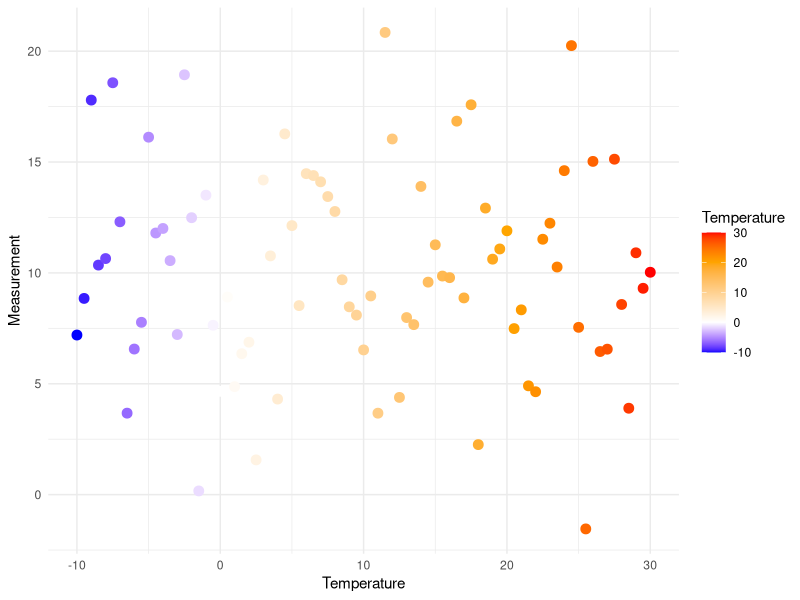

Write the R code that produced this figure.

# stats

# library(tidyverse)
# d <- ggplot(mtcars, aes(cyl, mpg)) + geom_point()
# d + stat_summary(fun.data = "mean_cl_boot", colour = "red", linewidth = 2, size = 3)

# # You can supply individual functions to summarise the value at each x:
# d + stat_summary(fun = "median", colour = "red", size = 2, geom = "point")
# # d + stat_summary(fun = "mean", colour = "red", size = 2, geom = "point")
# # d + aes(colour = factor(vs)) + stat_summary(fun = mean, geom="line")

# Orientation follows the discrete axis
# ggplot(mtcars, aes(mpg, factor(cyl))) +
#   geom_point() +
#   stat_summary(fun.data = "mean_cl_boot", colour = "red", linewidth = 2, size = 3)

# library(tidyverse)
# ggplot(mtcars, aes(cyl, mpg)) +
#   geom_point() +
#   stat_summary(fun = "mean", color = "#007c7c", size = 4, geom = "point") +
#   theme_minimal()

# library(tidyverse)
# ggplot(mtcars, aes(cyl)) +
#   stat_bin(bins = 3, geom = "bar") +
#   theme_minimal()

# library(tidyverse)
# library(patchwork)
# p1 <- ggplot(diamonds, aes(x = carat)) +
#   scale_x_continuous(limits = c(0, 3)) +
#   stat_bin(aes(y = after_stat(density)), binwidth = .1, geom = "point") +
#   theme_minimal()

# p2 <- ggplot(diamonds, aes(x = carat)) +
#   stat_bin(aes(y = after_stat(density)), binwidth = .1, geom = "point", color = "red") +
#   scale_x_continuous(limits = c(0, 3)) +
#   theme_minimal()

# p1 / p2

# library(tidyverse)
# library(patchwork)
# data(diamonds)

# p1 <- ggplot(diamonds, aes(log10(carat), price)) +
#   geom_point() +
#   theme_minimal()

# p2 <- ggplot(diamonds, aes(carat, price)) +
#   geom_point() +
#   scale_x_log10() +
#   theme_minimal()

# p1 / p2

# Equivalent fill scales do the same job for the fill aesthetic
# ggplot(mtcars, aes(mpg, disp)) +
#   geom_point(aes(color = disp), size = 3) +
#   scale_color_gradient2(mid = "#008c8c", midpoint = mean(mtcars$disp)) +
#   theme_minimal()


library(tidyverse)
library(patchwork)
# p1 <- ggplot(mtcars, aes(mpg, disp)) +
#   geom_point(aes(color = disp), size = 3) +
#   scale_color_gradientn(
#     colours = viridis::viridis_pal()(2), 
#     breaks = scales::breaks_width(50)
#     # guide = "colorsteps"
#   ) +
#   theme_minimal()
# set.seed(123)
# test_df <- tibble(
#   id = 1:1000,
#   value = rnorm(1000)
# )

# p2 <- ggplot(test_df, aes(id, value)) +
#   geom_point(aes(color = value), size = 3) +
#   scale_color_gradientn(
#     colours = viridis::viridis_pal()(2), 
#     values = scales::rescale(mtcars$disp, to = c(0, 1)), 
#     # guide = "colorsteps"
#   ) +
#   theme_minimal()

# # p1 / p2
# print(p2)

# library(ggplot2)
# library(scales) # for rescale function
# library(viridis) # for viridis color palette

# # Load the mtcars dataset
# data(mtcars)

# # Rescale the 'disp' values to a range between 0 and 1
# disp_rescaled <- rescale(mtcars$disp)

# # Create a more impactful color scale
# # We'll create a non-linear transformation for the 'values' parameter
# # that emphasizes the dense regions
# values <- (disp_rescaled)^2 # Squaring to emphasize lower values more

# ggplot(mtcars, aes(mpg, disp)) +
#   geom_point(aes(color = disp), size = 3) +
#   scale_color_gradientn(
#     colours = viridis_pal()(5),
#     values = values, 
#     # guide = "coloursteps"
#   ) +
#   theme_minimal() +
#   labs(color = "Displacement (cc)")


# 创建示例数据
set.seed(123)
data <- data.frame(
  Temperature = seq(-10, 30, by = 0.5),
  Measurement = rnorm(81, mean = 10, sd = 5)
)
ggplot(data, aes(x = Temperature, y = Measurement)) +
  geom_point(aes(color = Temperature), size = 3) +
  scale_colour_gradientn(
    colors = c("blue", "white", "orange", "red"),
    values = scales::rescale(c(-10, 0, 20, 30))
  ) +
  theme_minimal()
